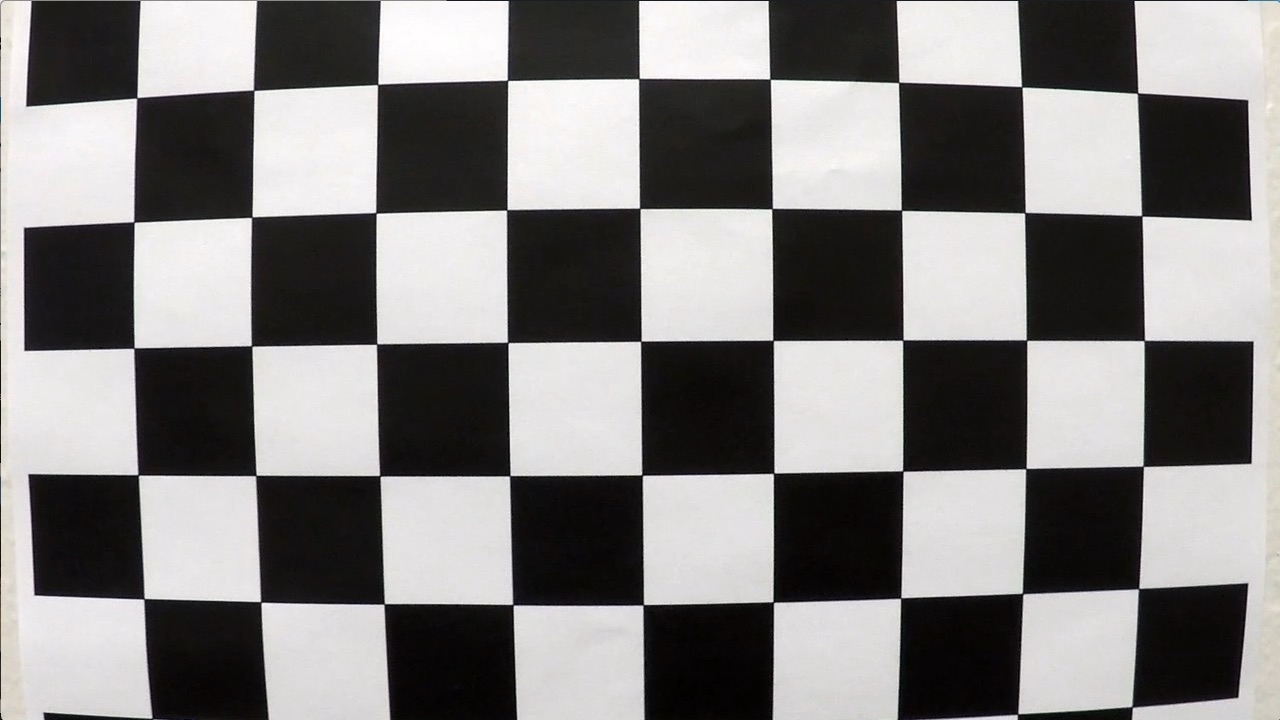
#> input picture camera_cal/calibration1.jpg, 1280 x 720 px
$ python LaneDetection.py test2.jpg   (older library calls are emulated)
#> lines starting #> are read from the running program, lines starting #| are printed output that depends on the picture; after the words box and inside, x2 and y2 are one past the last pixel; in counts of white or black regions, pixels touching at a corner belong together; pictures that were not available may be replaced by others from this repository, and a replacement may not be noted
### CameraCalibreation.py
#coding=utf-8
import numpy as np
import cv2
import glob
# Read all images in a file folder using glob
img_file=glob.glob('camera_cal/calibration*.jpg')

#Array to store object points and imge points frome all the images
obj_points=[]
img_points=[]

def calib():
    objp=np.zeros((6*9,3),np.float32)
    objp[:,:2]=np.mgrid[0:9,0:6].T.reshape(-1,2)

    for curr_img in img_file:
        img=cv2.imread(curr_img)
#> img is the input picture: shape (720, 1280, 3); mean B, G, R 127.8, 128.4, 130.1
        gray_img=cv2.cvtColor(img,cv2.COLOR_BGR2GRAY)

        ret,corners=cv2.findChessboardCorners(gray_img,(9,6),None)
#> ret = False; corners = None

        #If corners are found ,add object points , image points
        if ret==True:
            img_points.append(corners)
            obj_points.append(objp)
        else:
            continue
    ret ,mtx,dist,rvers,tvecs=cv2.calibrateCamera(obj_points,img_points,gray_img.shape[::-1],None,None)
#> ret = 0.644; mtx = [[1057.6, 0, 691.1], [0, 1058.6, 278], [0, 0, 1]]; dist = [[-0.322, 0.709, 0.013, 0.00946, -1.02]]; rvers = ([0.424, -0.236, 0.0488], [-0.024, 0.4, -0.0295]); tvecs = ([-2.48, 1.1, 17.79], [-17.95, -0.401, 29.17])
    return mtx,dist

def undistort(img,mtx,dist):
    return cv2.undistort(img,mtx,dist,None,mtx)

### Thresh.py
#coding=utf-8
import numpy as np
import cv2


def AbsSobelThresh(gray,orient='x',thresh_min=20,thresh_max=100):

    if orient=='x':
        abs_sobel=np.absolute(cv2.Sobel(gray,cv2.CV_64F,1,0))
    if orient == 'y':
        abs_sobel = np.absolute(cv2.Sobel(gray, cv2.CV_64F, 0, 1))
    scaled_sobel=np.uint8(255*abs_sobel/np.max(abs_sobel))
    binary_output=np.zeros_like(scaled_sobel)
    binary_output[(scaled_sobel>=thresh_min)&(scaled_sobel<=thresh_max)]=1

    return binary_output


def mag_thresh(gray, sobel_kernel=3, mag_thresh=(0, 255)):
	"""
	Return the magnitude of the gradient
	for a given sobel kernel size and threshold values
	"""
	# Convert to grayscale

	# Take both Sobel x and y gradients
	sobelx = cv2.Sobel(gray, cv2.CV_64F, 1, 0, ksize=sobel_kernel)
	sobely = cv2.Sobel(gray, cv2.CV_64F, 0, 1, ksize=sobel_kernel)
	# Calculate the gradient magnitude
	gradmag = np.sqrt(sobelx**2 + sobely**2)
	# Rescale to 8 bit
	scale_factor = np.max(gradmag)/255
	gradmag = (gradmag/scale_factor).astype(np.uint8)
	# Create a binary image of ones where threshold is met, zeros otherwise
	binary_output = np.zeros_like(gradmag)
	binary_output[(gradmag >= mag_thresh[0]) & (gradmag <= mag_thresh[1])] = 1

	# Return the binary image
	return binary_output


def dir_threshold(gray, sobel_kernel=3, thresh=(0.7, np.pi/2)):
	"""
	Return the direction of the gradient
	for a given sobel kernel size and threshold values
	"""
	# Convert to grayscale

	# Calculate the x and y gradients
	sobelx = cv2.Sobel(gray, cv2.CV_64F, 1, 0, ksize=sobel_kernel)
	sobely = cv2.Sobel(gray, cv2.CV_64F, 0, 1, ksize=sobel_kernel)
	# Take the absolute value of the gradient direction,
	# apply a threshold, and create a binary image result
	absgraddir = np.arctan2(np.absolute(sobely), np.absolute(sobelx))
	binary_output =  np.zeros_like(absgraddir)
	binary_output[(absgraddir >= thresh[0]) & (absgraddir <= thresh[1])] = 1

	# Return the binary image
	return binary_output


def hls_thresh(img, thresh=(80, 255)):
	"""
	Convert RGB to HLS and threshold to binary image using S channel
	"""
	hls = cv2.cvtColor(img, cv2.COLOR_RGB2HLS)
	s_channel = hls[:,:,2]
	binary_output = np.zeros_like(s_channel)
	binary_output[(s_channel > thresh[0]) & (s_channel <= thresh[1])] = 1
	return binary_output


def combined_thresh(img):
	hls_bin = hls_thresh(img, thresh=(50, 255))

	img = cv2.cvtColor(img, cv2.COLOR_RGB2GRAY)
	abs_bin = AbsSobelThresh(img, orient='x', thresh_min=50, thresh_max=255)
	mag_bin = mag_thresh(img, sobel_kernel=3, mag_thresh=(50, 255))
	dir_bin = dir_threshold(img, sobel_kernel=15, thresh=(0.7, 1.3))

	combined = np.zeros_like(dir_bin)
	combined[(abs_bin == 1 | ((mag_bin == 1) & (dir_bin == 1))) | hls_bin == 1] = 1

	scale_factor = np.max(combined) / 255
	combined = (combined / scale_factor).astype(np.uint8)
	return combined # DEBUG


def PerspectiveTransform(img):

    src = np.float32(
		[[200, 720],
		 [1100, 720],
		 [595, 450],
		 [685, 450]])
    dst = np.float32(
		[[300, 720],
		 [980, 720],
		 [300, 0],
		 [980, 0]])
    m = cv2.getPerspectiveTransform(src, dst)
    m_inv = cv2.getPerspectiveTransform(dst, src)
    img_size=(img.shape[1],img.shape[0])
    warped = cv2.warpPerspective(img, m, img_size, flags=cv2.INTER_LINEAR)
    #unwarped = cv2.warpPerspective(warped, m_inv, (warped.shape[1], warped.shape[0]), flags=cv2.INTER_LINEAR)  # DEBUG
    return warped, m, m_inv

# [18 lines of commented-out code are left out]

### line.py
import numpy as np
import cv2
import Thresh
import CameraCalibreation

class Line:
    def __init__(self):
        self.detected=False
        self.window_margin=56

        self.prevx=[]
        self.current_fit=[np.array([False])]

        self.startx=None
        self.endx=None
        self.allx=None
        self.ally=None


    # [9 lines left out: function Smoothing, not called in this run]


    def LineSearchReset(self,binary_img,left_lane,right_lane):
        histogram=np.sum(binary_img[int(binary_img.shape[0]/2):,:],axis=0)
        out_img=np.dstack((binary_img,binary_img,binary_img))*255
        mid_point=np.int(histogram.shape[0]/2)
        left_x_base=np.argmax(histogram[:mid_point])
        right_x_base=np.argmax(histogram[mid_point:])+mid_point

        num_windows=9

        #set height of windows
        windows_height=np.int(binary_img.shape[0]/num_windows)

        #Identify the x and y positions of all nonzero pixel in the image
        nonzero=binary_img.nonzero()
        nonzeroy=np.array(nonzero[0])
        nonzerox=np.array(nonzero[1])

        # Current positions to be updated for each window
        current_left_x=left_x_base
        current_right_x= right_x_base

        # Set minimum number of pixels found to recenter window
        min_num_pixel=50

        # Creat empty lists to receive left and right lan pixel indices
        win_left_lane=[]
        win_right_lane=[]

        windows_margin=left_lane.window_margin

        # Step through the windows one by one
        for window in range (num_windows):

            #Identify window boundaries in x and y (and left and right)
            win_y_low=binary_img.shape[0]-(window+1)*windows_height
            win_y_high=binary_img.shape[0]-window*windows_height
            win_left_x_min=current_left_x-windows_margin
            win_left_x_max=current_left_x+windows_margin
            win_right_x_min=current_right_x-windows_margin
            win_right_x_max=current_right_x+windows_margin

            # Draw the windows on the visualization image
            #cv2.rectangle(out_img, (win_left_x_min, win_y_low), (win_left_x_max, win_y_high), (0, 255, 0), 2)
            #cv2.rectangle(out_img, (win_right_x_min, win_y_low), (win_right_x_max, win_y_high), (0, 255, 0), 2)

            # Identify the nonzero pixels in x and y within the window
            left_window_inds=((nonzeroy>=win_y_low)&(nonzeroy<=win_y_high)&(nonzerox>=win_left_x_min)&(nonzerox<=win_left_x_max)).nonzero()[0]
            right_window_inds = ((nonzeroy >= win_y_low) & (nonzeroy <= win_y_high) & (nonzerox >= win_right_x_min) & (nonzerox <= win_right_x_max)).nonzero()[0]

            # Append these indices to the lists
            win_left_lane.append(left_window_inds)
            win_right_lane.append(right_window_inds)

            # if found > min pixels ,recenter next window on their mean position
            if len(left_window_inds)>min_num_pixel:
                current_left_x=np.int(np.mean(nonzerox[left_window_inds]))
            if len(right_window_inds)>min_num_pixel:
                current_right_x=np.int(np.mean(nonzerox[right_window_inds]))
        # Concatenate the arrays of indices
        win_left_lane=np.concatenate(win_left_lane)
        win_right_lane=np.concatenate(win_right_lane)

        # Extract left and right line pixel positions
        left_x=nonzerox[win_left_lane]
        left_y=nonzeroy[win_left_lane]
        right_x=nonzerox[win_right_lane]
        right_y=nonzeroy[win_right_lane]

        #out_img[left_y,left_x]=[255,0,0]
        #out_img[right_y,right_x]=[0,0,255]

        # Fit a second order polynomial to each
        left_fit=np.polyfit(left_y,left_x,2)

        right_fit=np.polyfit(right_y,right_x,2)

        left_lane.current_fit=left_fit
        right_lane.current_fit=right_fit

        # Generate x and y values for plotting
        ploty = np.linspace(0, binary_img.shape[0] - 1, binary_img.shape[0])
        # ax^2 + bx + c
        left_plotx = left_fit[0] * ploty ** 2 + left_fit[1] * ploty + left_fit[2]
        right_plotx = right_fit[0] * ploty ** 2 + right_fit[1] * ploty + right_fit[2]

        left_lane.prevx.append(left_plotx)
        right_lane.prevx.append(right_plotx)

        if len(left_lane.prevx)>10:
            left_avg_lane = self.Smoothing(left_lane.prevx,10)
            left_avg_fit=np.polyfit(ploty,left_avg_lane,2)
            left_fit_plotx=left_avg_fit[0]*ploty**2+left_avg_fit[1]*ploty+left_avg_fit[2]
            left_lane.current_fit=left_avg_fit
            left_lane.allx,left_lane.ally=left_fit_plotx,ploty

        else:
            left_lane.current_fit=left_fit
            left_lane.allx,left_lane.ally=left_plotx,ploty

        if len(right_lane.prevx) > 10:
            right_avg_line = self.Smoothing(right_lane.prevx, 10)
            right_avg_fit = np.polyfit(ploty, right_avg_line, 2)
            right_fit_plotx = right_avg_fit[0] * ploty ** 2 + right_avg_fit[1] * ploty + right_avg_fit[2]
            right_lane.current_fit = right_avg_fit
            right_lane.allx, right_lane.ally = right_fit_plotx, ploty
        else:
            right_lane.current_fit = right_fit
            right_lane.allx, right_lane.ally = right_plotx, ploty

        left_lane.startx,right_lane.startx=left_lane.allx[len(left_lane.allx)-1],right_lane.allx[len(right_lane.allx)-1]
        left_lane.endx,right_lane.endx=left_lane.allx[0],right_lane.allx[0]

        # Set detected = True for both lane
        left_lane.detected,right_lane.detected=True,True

        return out_img


    # [79 lines left out: function LineSearchTracking, not called in this run]

    def GetLaneLinesImg(self,binary_img,left_line,right_line):
        if left_line.detected==False:
            return self.LineSearchReset(binary_img,left_line,right_line)
        else:
            return self.LineSearchTracking(binary_img,left_line,right_line)

    def IllustrateDrivingLane(self,img,left_lane,right_lane,lane_color=(255,0,0),road_color=(0,255,0)):
        window_img=np.zeros_like(img)

        window_margin=left_lane.window_margin
        left_plotx,right_plotx=left_lane.allx,right_lane.allx
        ploty=left_lane.ally

        left_line_window1=np.array([np.transpose(np.vstack([left_plotx-window_margin/5,ploty]))])
        left_line_window2 = np.array([np.flipud(np.transpose(np.vstack([left_plotx + window_margin / 5, ploty])))])
        left_line_pts = np.hstack((left_line_window1, left_line_window2))
        right_line_window1 = np.array([np.transpose(np.vstack([right_plotx - window_margin / 5, ploty]))])
        right_line_window2 = np.array([np.flipud(np.transpose(np.vstack([right_plotx + window_margin / 5, ploty])))])
        right_line_pts = np.hstack((right_line_window1, right_line_window2))

        # Draw the lane onto the warped blank image
        cv2.fillPoly(window_img, np.int_([left_line_pts]), lane_color)
        cv2.fillPoly(window_img, np.int_([right_line_pts]), lane_color)

        # Recast the x and y points into usable format for cv2.fillPoly()
        pts_left = np.array([np.transpose(np.vstack([left_plotx + window_margin / 5, ploty]))])
        pts_right = np.array([np.flipud(np.transpose(np.vstack([right_plotx - window_margin / 5, ploty])))])
        pts = np.hstack((pts_left, pts_right))

        # Draw the lane onto the warped blank image
        cv2.fillPoly(window_img, np.int_([pts]), road_color)
        result = cv2.addWeighted(img, 1, window_img, 0.3, 0)

        return result,window_img

# if __name__=="__main__":
#     left_line=Line()
#     right_line=Line()
#
#     img=cv2.imread("drive.jpg")
#    # img2 = cv2.imread("test2.jpg")
#
#     mtx, dist = CameraCalibreation.calib()
#
#     undist_img=CameraCalibreation.undistort(img,mtx,dist)
#     img_thresh=Thresh.combined_thresh(undist_img)
#     warped,m,m_inv=Thresh.PerspectiveTransform(img_thresh)
#
#   #  undist_img2 = CameraCalibreation.undistort(img2, mtx, dist)
#   #  img_thresh2 = Thresh.combined_thresh(undist_img2)
#    # warped2, m2, m_inv2 = Thresh.PerspectiveTransform(img_thresh2)
#     #cv2.imshow("img",img)
#    # cv2.imshow("img_thresh",img_thresh)
#
#     #print img_thresh.shape
#     print warped.shape
#    # histogram = np.sum(warped[int(warped.shape[0] / 2):, :], axis=0)
#    # print histogram.shape
#   #  cv2.imshow("warped",warped2)
#     print warped
#    #cv2.imshow("unwarped",unwarped2)
#     test=Line()
#
#
#     searching_img=test.GetLaneLinesImg(warped,left_line,right_line)
#    # searching_img2 = test.GetLaneLinesImg(warped2, left_line, right_line)
#     cv2.imshow("serching_img",searching_img)
#   #  cv2.imshow("serching_img2", searching_img2)
#
#     w_result,w_color_resule=test.IllustrateDrivingLane(searching_img,left_line,right_line)
#     cv2.imshow("w_result",w_result)
#     cv2.imshow("w_color_result",w_color_resule)
#
#     color_result=cv2.warpPerspective(w_color_resule,m_inv,(img.shape[1],img.shape[0]))
#     cv2.imshow("color_result",color_result)
#
#     result=cv2.addWeighted(undist_img,1,color_result,0.3,0)
#     cv2.imshow("result",result)
#
#
#     cv2.waitKey()
#     cv2.destroyAllWindows()

### LaneDetection.py
#coding=utf-8
import cv2
import numpy as np

import CameraCalibreation
import Thresh
from line import Line


# [127 lines of commented-out code are left out]


def Pipline(img,mtx,dist,left_line,right_line,test):
    #img=cv2.resize(img,None,fx=0.5,fy=0.5,interpolation=cv2.INTER_AREA)

    undist_img = CameraCalibreation.undistort(img, mtx, dist)
    img_thresh = Thresh.combined_thresh(undist_img)
   # cv2.imshow("thresh_img",img_thresh)
    warped, m, m_inv = Thresh.PerspectiveTransform(img_thresh)
    #cv2.imshow("warped",warped)

    searching_img = test.GetLaneLinesImg(warped, left_line, right_line)
    w_result,w_color_resule=test.IllustrateDrivingLane(searching_img,left_line,right_line)
   # cv2.imshow("w_result",w_result)
   # cv2.imshow("w_color_result",w_color_resule)

    color_result=cv2.warpPerspective(w_color_resule,m_inv,(undist_img.shape[1],undist_img.shape[0]))
    #cv2.imshow("color_result",color_result)

    result=cv2.addWeighted(undist_img,1,color_result,0.3,0)
    cv2.waitKey()
    cv2.destroyAllWindows()
    return result
    #cv2.imshow("result",result)


if __name__=="__main__":
    left_line = Line()
    right_line = Line()
    test=Line()
    mtx, dist = CameraCalibreation.calib()
#> mtx = [[1057.6, 0, 691.1], [0, 1058.6, 278], [0, 0, 1]]; dist = [[-0.322, 0.709, 0.013, 0.00946, -1.02]]

    cap = cv2.VideoCapture("video.mp4")
    while (cap.isOpened()):
        ret, frame = cap.read()
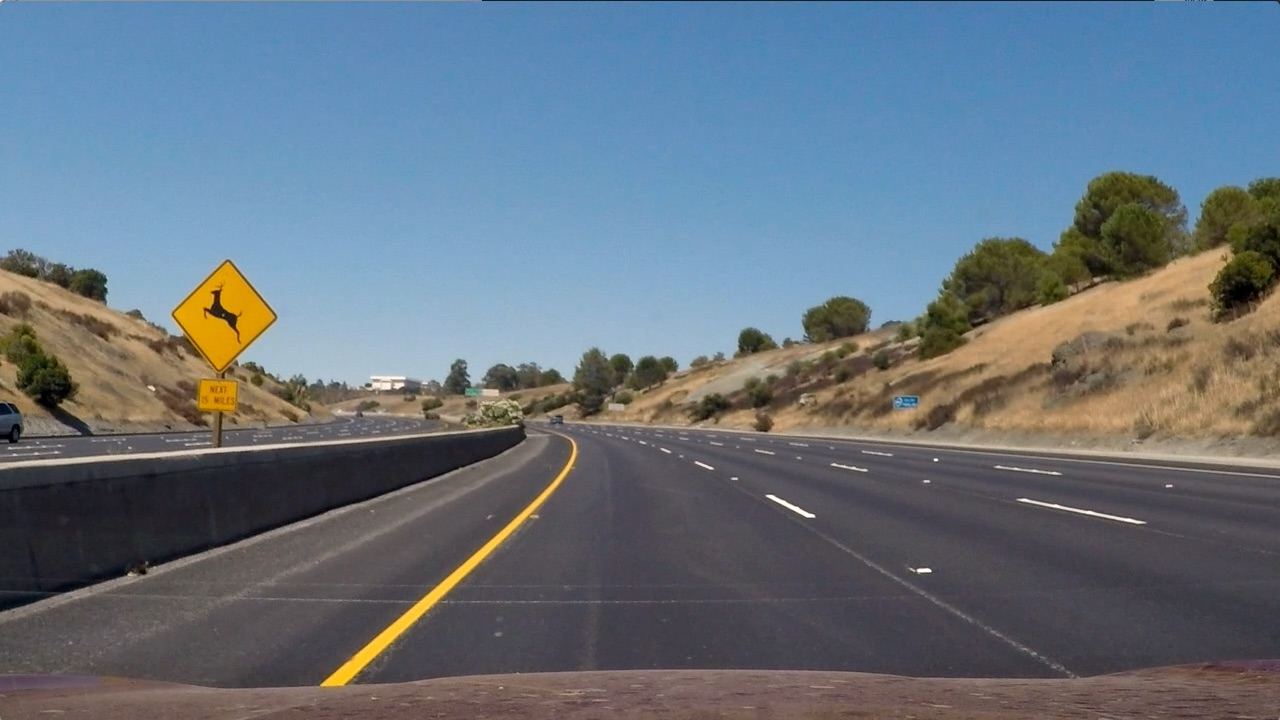
#> input picture test2.jpg, 1280 x 720 px, given in place of video.mp4, which was not available
#> frame is the input picture: shape (720, 1280, 3); mean B, G, R 125.5, 114.6, 102.8
        if ret == True:

            cv2.imshow('InitialVideo', frame)
            result=Pipline(frame,mtx,dist,left_line,right_line,test)
#> in combined_thresh, `hls_bin = hls_thresh(img, thresh=(50, 255))`:
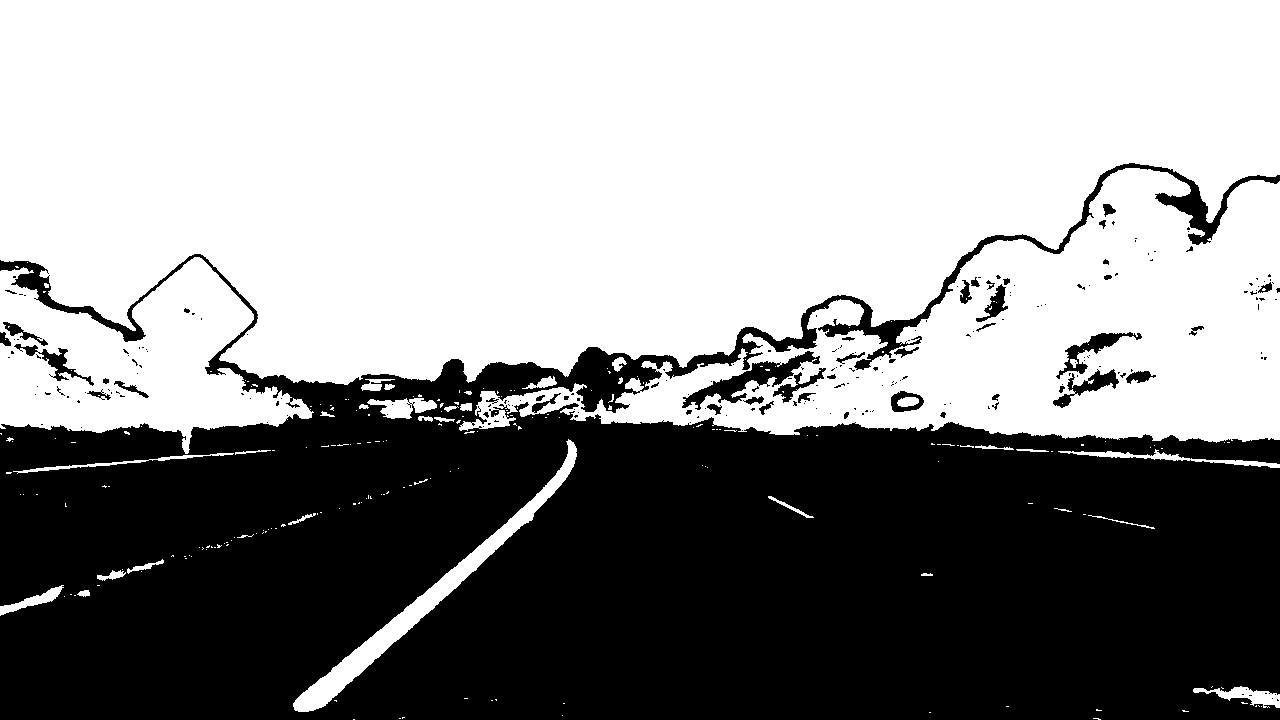
#> hls_bin: shape (720, 1280); values 0 (black) and 1 (white), 57% white; 219 black regions (172 under 20 px), largest, box (x1, y1, x2, y2) and area: (0, 163, 1280, 720) 387045, (682, 351, 820, 410) 2030, (1056, 332, 1142, 379) 907
#> in mag_thresh, `gradmag = np.sqrt(sobelx**2 + sobely**2)`:
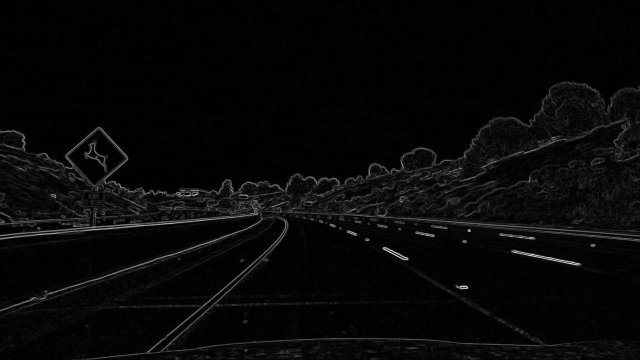
#> gradmag: shape (720, 1280) float64 (shown at 1/2 size); min 0, max 678.6, mean 22.8; drawn with min black and max white
#> in mag_thresh, `scale_factor = np.max(gradmag)/255`: scale_factor = 2.66
#> in Pipline, `warped, m, m_inv = Thresh.PerspectiveTransform(img_thresh)`: m = [[-0.54, -1.5, 976.4], [0, -1.9, 857.1], [0, -0.00238, 1]]; m_inv = [[0.132, -0.799, 555.3], [0, -0.525, 450], [-2.16e-19, -0.00125, 1]]
#> in LineSearchReset, `histogram=np.sum(binary_img[int(binary_img.shape[0]/2):,:],axis=0)`: histogram = 1280 values, max 76539 at index 352, min 0 at index 0, mean 3947.4
#> in LineSearchReset, `out_img=np.dstack((binary_img,binary_img,binary_img))*255`:
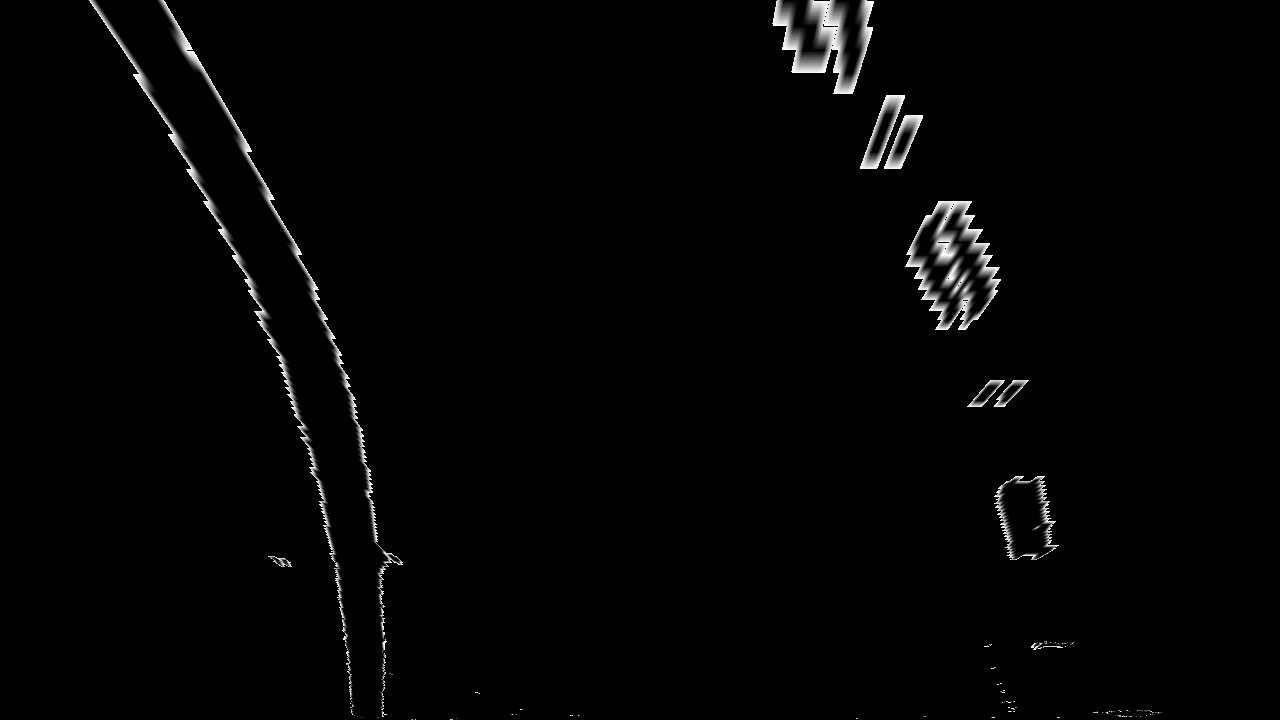
#> out_img: shape (720, 1280, 3); min 0, max 255, mean 3.6
#> in LineSearchReset, `left_x_base=np.argmax(histogram[:mid_point])`: left_x_base = 352
#> (the rest of the program and of its run is left out)
